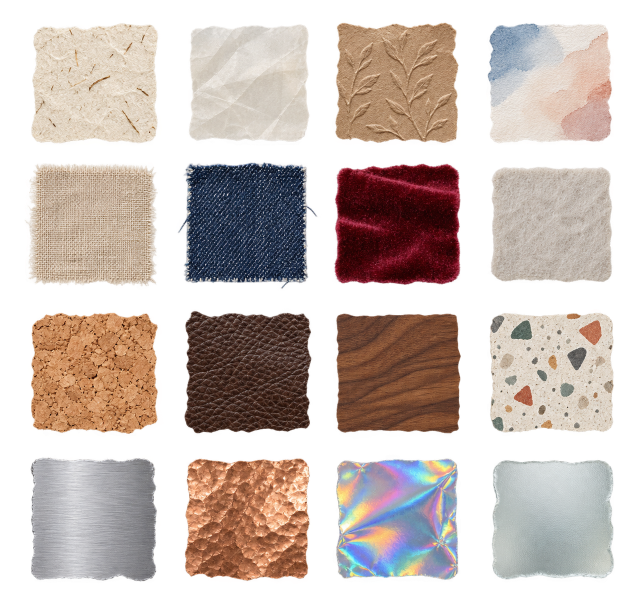
#> input picture resources/source/materials/material-texture-sheet-20260925.png, 1278 x 1230 px, found by its file name (shown at 1/2 size)
$ python extract_material_texture_sheet.py
#> lines starting #> are read from the running program, lines starting #| are printed output that depends on the picture
"""Extract the generated 4x4 material-texture atlas into transparent PNG tiles.

The atlas is retained in docs/assets; extraction uses a centered square crop
inside each cell and transparent padding so no neighbouring cell can bleed in.
"""

from __future__ import annotations

import argparse
import hashlib
import json
from pathlib import Path

from PIL import Image, ImageDraw


ROOT = Path(__file__).resolve().parents[1]
DEFAULT_SHEET = ROOT / "docs/assets/material-texture-sheet-20260925.png"
DEFAULT_OUTPUT = ROOT / "src/cutvoke/assets/stickers"
DEFAULT_REPORT = ROOT / "docs/assets/material-texture-sheet-20260925.extraction.json"
CELL_COUNT = 4
CROP_FRACTION = 0.82
OUTPUT_SIZE = 320
PADDING = 32

MATERIALS = (
    ("material_rice_paper", "手工米纸", ("材质", "纸张", "纤维", "手工")),
    ("material_vellum", "半透描图纸", ("材质", "纸张", "半透明", "描图")),
    ("material_kraft", "压纹牛皮纸", ("材质", "纸张", "牛皮纸", "压纹")),
    ("material_watercolor_paper", "水彩纸面", ("材质", "纸张", "水彩", "冷压")),
    ("material_linen", "天然亚麻", ("材质", "织物", "亚麻", "编织")),
    ("material_denim", "靛蓝丹宁", ("材质", "织物", "丹宁", "靛蓝")),
    ("material_velvet", "酒红绒布", ("材质", "织物", "天鹅绒", "酒红")),
    ("material_wool_felt", "浅色羊毛毡", ("材质", "织物", "羊毛", "毛毡")),
    ("material_cork", "天然软木", ("材质", "软木", "木质", "颗粒")),
    ("material_pebbled_leather", "深棕荔枝皮", ("材质", "皮革", "深棕", "荔枝纹")),
    ("material_walnut", "胡桃木皮", ("材质", "木纹", "胡桃木", "暖色")),
    ("material_terrazzo", "浅色水磨石", ("材质", "石材", "水磨石", "碎石")),
    ("material_aluminum", "拉丝铝", ("材质", "金属", "铝", "拉丝")),
    ("material_copper", "锤纹铜箔", ("材质", "金属", "铜", "锤纹")),
    ("material_holographic_foil", "虹彩镭射箔", ("材质", "金属", "虹彩", "镭射")),
    ("material_frosted_glass", "磨砂玻璃", ("材质", "玻璃", "磨砂", "半透明")),
)


def _sha(path: Path) -> str:
    return hashlib.sha256(path.read_bytes()).hexdigest()


def _transparent_clean(image: Image.Image) -> tuple[Image.Image, int]:
    pixels = bytearray(image.convert("RGBA").tobytes())
    visible = 0
    for offset in range(0, len(pixels), 4):
        alpha = pixels[offset + 3]
        if alpha < 8:
            pixels[offset:offset + 4] = b"\0\0\0\0"
        elif alpha >= 16:
            visible += 1
    return Image.frombytes("RGBA", image.size, bytes(pixels)), visible


def _contact_sheet(paths: list[Path], output: Path) -> None:
    tile = 180
    sheet = Image.new("RGB", (tile * CELL_COUNT, tile * CELL_COUNT), (31, 35, 43))
    draw = ImageDraw.Draw(sheet)
    for index, path in enumerate(paths):
        row, col = divmod(index, CELL_COUNT)
        x, y = col * tile, row * tile
        background = Image.new("RGBA", (tile, tile), (238, 239, 242, 255))
        block = 18
        checker = ImageDraw.Draw(background)
        for cy in range(0, tile, block):
            for cx in range(0, tile, block):
                if (cx // block + cy // block) % 2:
                    checker.rectangle((cx, cy, cx + block - 1, cy + block - 1),
                                      fill=(214, 217, 222, 255))
        with Image.open(path) as source:
            source = source.convert("RGBA")
            source.thumbnail((tile - 28, tile - 28), Image.Resampling.LANCZOS)
            background.alpha_composite(source, ((tile - source.width) // 2,
                                                (tile - source.height) // 2))
        sheet.paste(background.convert("RGB"), (x, y))
        draw.rectangle((x + 6, y + 6, x + 31, y + 25), fill=(22, 27, 35))
        draw.text((x + 12, y + 9), f"{index + 1:02d}", fill=(255, 255, 255))
    output.parent.mkdir(parents=True, exist_ok=True)
    sheet.save(output, optimize=True)


def extract(sheet: Path, output: Path, report: Path) -> list[dict]:
    source = Image.open(sheet).convert("RGBA")
#> source is the input picture: PIL image 1278x1230 RGBA; mean R, G, B, A 107.8, 94, 86.7, 142
    width, height = source.size
#> width = 1278; height = 1230
    if source.getchannel("A").getextrema() != (0, 255):
        raise ValueError("source atlas must contain real transparent and opaque pixels")
    cell_w, cell_h = width / CELL_COUNT, height / CELL_COUNT
#> cell_w = 319.5; cell_h = 307.5
    assets: list[dict] = []
    targets: list[Path] = []
    output.mkdir(parents=True, exist_ok=True)

    for index, (stem, name, keywords) in enumerate(MATERIALS):
        row, col = divmod(index, CELL_COUNT)
        x0, x1 = round(col * cell_w), round((col + 1) * cell_w)
        y0, y1 = round(row * cell_h), round((row + 1) * cell_h)
        side = min(x1 - x0, y1 - y0)
        crop_side = round(side * CROP_FRACTION)
        left = x0 + ((x1 - x0) - crop_side) // 2
        top = y0 + ((y1 - y0) - crop_side) // 2
        box = (left, top, left + crop_side, top + crop_side)
        cropped, visible = _transparent_clean(source.crop(box))
        if visible < crop_side * crop_side * 0.25:
            raise ValueError(f"{stem} central crop is too empty: {visible} pixels")
        target = output / f"{stem}.png"
        if target.exists():
            raise FileExistsError(f"will not overwrite existing asset: {target}")
        artwork_size = OUTPUT_SIZE - 2 * PADDING
        artwork = cropped.resize((artwork_size, artwork_size), Image.Resampling.LANCZOS)
        prepared = Image.new("RGBA", (OUTPUT_SIZE, OUTPUT_SIZE), (0, 0, 0, 0))
        prepared.alpha_composite(artwork, (PADDING, PADDING))
        prepared.save(target, optimize=True)
        alpha = prepared.getchannel("A")
        bounds = alpha.point(lambda value: 255 if value >= 16 else 0).getbbox()
        assets.append({
            "index": index + 1,
            "stem": stem,
            "name": name,
            "subcategory": "材质纹理",
            "keywords": list(keywords),
            "row": row,
            "column": col,
            "sourceCell": [x0, y0, x1, y1],
            "cropBox": list(box),
            "size": [OUTPUT_SIZE, OUTPUT_SIZE],
            "alphaBounds": list(bounds) if bounds else None,
            "visiblePixels": visible,
            "alphaExtrema": list(alpha.getextrema()),
            "sha256": _sha(target),
        })
        targets.append(target)
#> this loop made 16 passes
#> (visible, bounds) on passes 1 to 12: (49597, (61, 51, 288, 288)), (50821, (55, 53, 288, 288)), (54702, (32, 50, 281, 288)), (52825, (32, 52, 269, 288)), (52480, (47, 32, 288, 274)), (53766, (34, 32, 288, 279)), (56651, (32, 32, 285, 271)), (52067, (32, 32, 269, 266)), (48704, (60, 32, 288, 262)), (50821, (48, 32, 288, 261)), (53916, (32, 32, 286, 261)), (51310, (32, 32, 272, 259))
#> pass 1, in extract, `cropped, visible = _transparent_clean(source.crop(box))`:
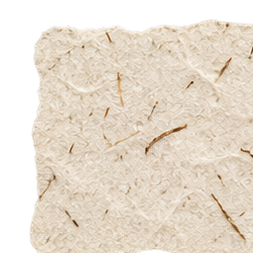
#> cropped: PIL image 253x253 RGBA; mean R, G, B, A 174.8, 163.9, 149.4, 193.1; transparent parts drawn white
#> pass 1, in extract, `prepared.save(target, optimize=True)`:
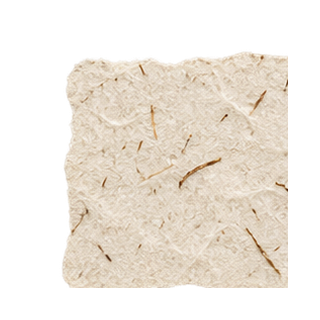
#> saved as material_rice_paper.png: PIL image 320x320 RGBA; mean R, G, B, A 112.6, 105.7, 96.5, 123.6; transparent parts drawn white
#> after the loop:
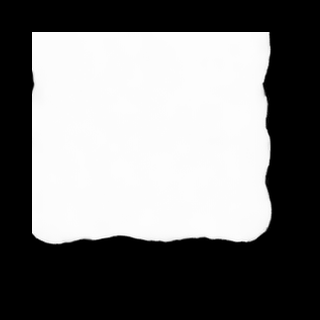
#> alpha: PIL image 320x320 L; min 0, max 255, mean 120.4
#> after the loop:
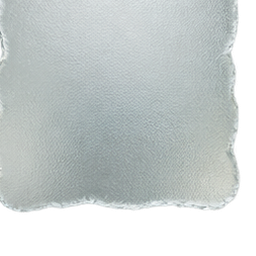
#> artwork: PIL image 256x256 RGBA; mean R, G, B, A 138.2, 144.8, 144.1, 188.2; transparent parts drawn white
#> after the loop:
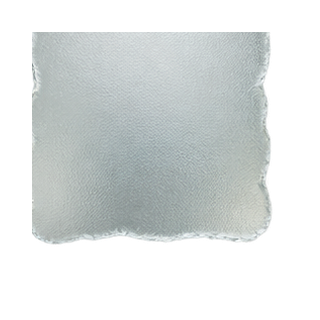
#> prepared: PIL image 320x320 RGBA; mean R, G, B, A 88.5, 92.7, 92.2, 120.4; transparent parts drawn white
#> after the loop, assets = 16 items; targets = 16 items

    _contact_sheet(targets, report.with_name("material-texture-contact-sheet-20260925.png"))
#> in _contact_sheet, `row, col = divmod(index, CELL_COUNT)`: row = 0
#> in _contact_sheet, `sheet.paste(background.convert("RGB"), (x, y))`:
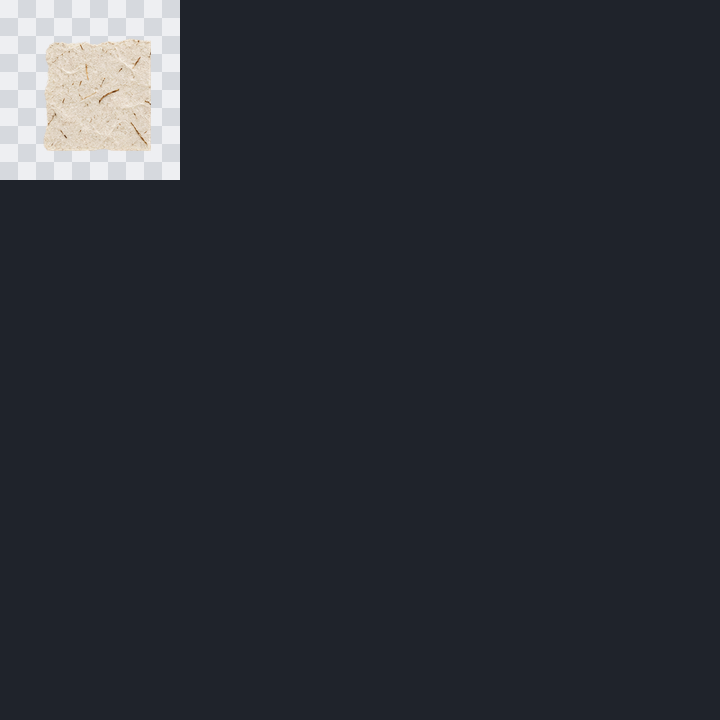
#> sheet: PIL image 720x720 RGB; mean R, G, B 43.1, 46.7, 53.9
#> in _contact_sheet, `sheet.save(output, optimize=True)`:
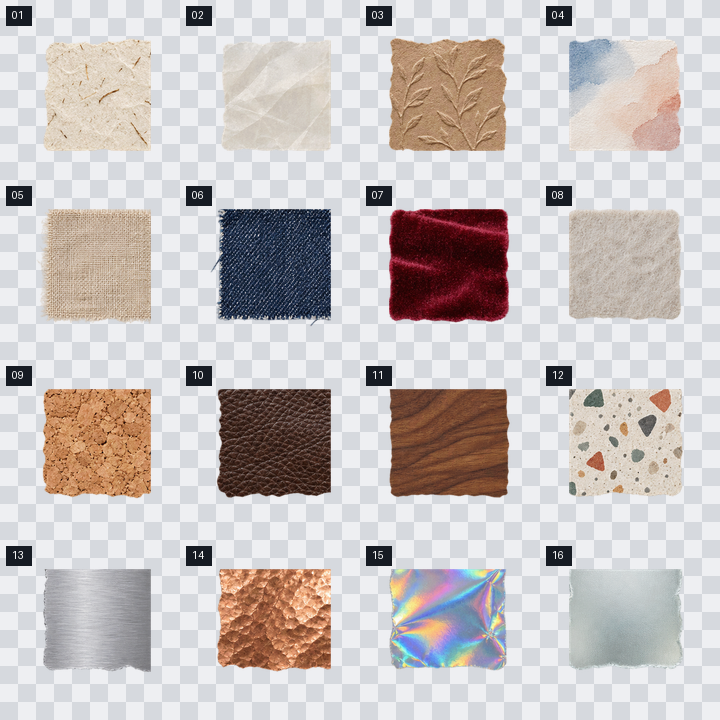
#> saved as material-texture-contact-sheet-20260925.png: PIL image 720x720 RGB; mean R, G, B 200, 193.4, 192.3
    report.parent.mkdir(parents=True, exist_ok=True)
    report.write_text(json.dumps({
        "schemaVersion": 1,
        "source": sheet.name,
        "sourceSha256": _sha(sheet),
        "sourceSize": [width, height],
        "layout": "4x4",
        "extraction": "centered square crop at 82% of each proportional cell; 32px transparent padding",
        "contactSheet": "material-texture-contact-sheet-20260925.png",
        "items": assets,
    }, ensure_ascii=False, indent=2) + "\n", encoding="utf-8")
    return assets


def main() -> None:
    parser = argparse.ArgumentParser(description=__doc__)
    parser.add_argument("--sheet", type=Path, default=DEFAULT_SHEET)
    parser.add_argument("--output", type=Path, default=DEFAULT_OUTPUT)
    parser.add_argument("--report", type=Path, default=DEFAULT_REPORT)
    args = parser.parse_args()
    print(json.dumps({"extracted": len(extract(args.sheet, args.output, args.report)),
                      "report": str(args.report)}, ensure_ascii=False, indent=2))


if __name__ == "__main__":
    main()
